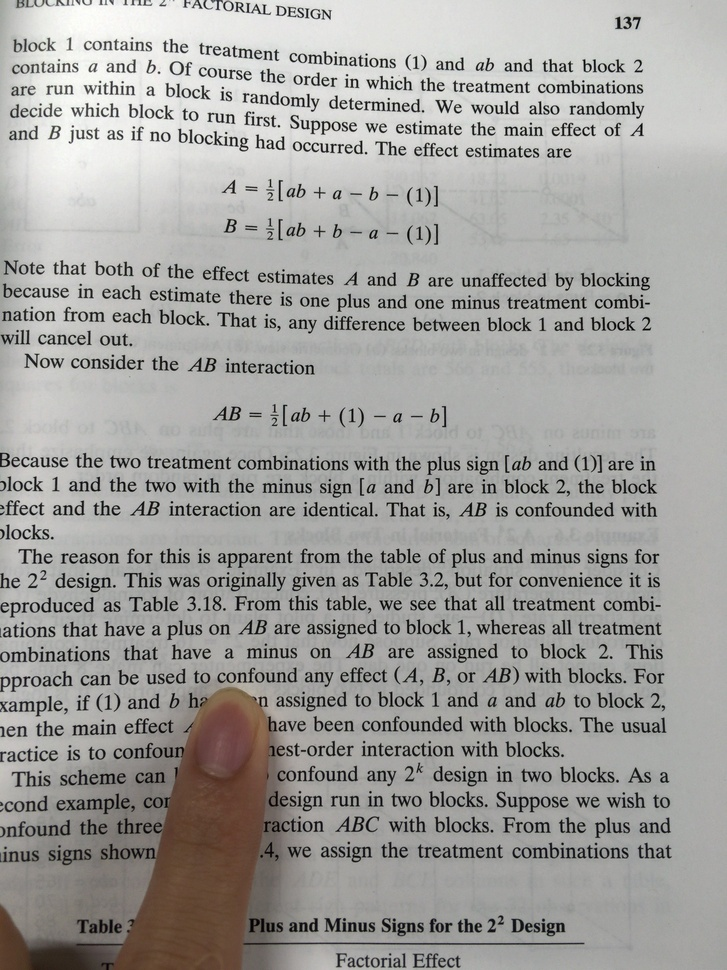
#> input picture sample.jpg, 727 x 970 px, shrunk from 3024 x 4032 before the run
$ python Shirabe_1.py   (older library calls are emulated)
#> lines starting #> are read from the running program, lines starting #| are printed output that depends on the picture; after the words box and inside, x2 and y2 are one past the last pixel; in counts of white or black regions, pixels touching at a corner belong together
#> further down, finger is the input picture: shape (970, 727, 3); mean B, G, R 157.8, 160.7, 161.7
#!/usr/bin/env python3
# -*- coding: utf-8 -*-
"""
Created on Fri Oct 12 13:25:27 2018

@author: abetakuto
"""
"""
現状，iphoneで撮影した画像を利用しています．
webカメラ等別のカメラで撮影した場合は細かいパラメータ調整が必要となります．
調べたい単語の左下に指先をおいて撮影した画像を入力すれば，その周辺の単語を翻訳した結果を出力します．

参考url
https://www.pyimagesearch.com/2016/04/11/finding-extreme-points-in-contours-with-opencv/
https://postd.cc/image-processing-101/

"""


#-------------------　ライブラリのインポート -------------------------------
import requests
from io import BytesIO
import cv2
import numpy as np
import matplotlib.pyplot as plt
import imutils
import os
import matplotlib
from PIL import Image
from googletrans import Translator
import subprocess
from time import sleep
"""
google transはそのまま使うとエラーが生じるので以下urlを参考にパッチを利用する
https://stackoverflow.com/questions/52455774/googletrans-stopped-working-with-error-nonetype-object-has-no-attribute-group
"""


#肌色の領域のみを取り出しマスク画像を生成する関数
def mask(piet):
    piet_hsv = cv2.cvtColor(piet, cv2.COLOR_BGR2HSV)
#> piet_hsv: shape (970, 727, 3); mean H, S, V 35.6, 11.2, 162.4

    skin_min = np.array([0, 60, 80], np.uint8)
    skin_max = np.array([30, 255, 255], np.uint8)

    threshold_skin_img = cv2.inRange(piet_hsv, skin_min, skin_max)
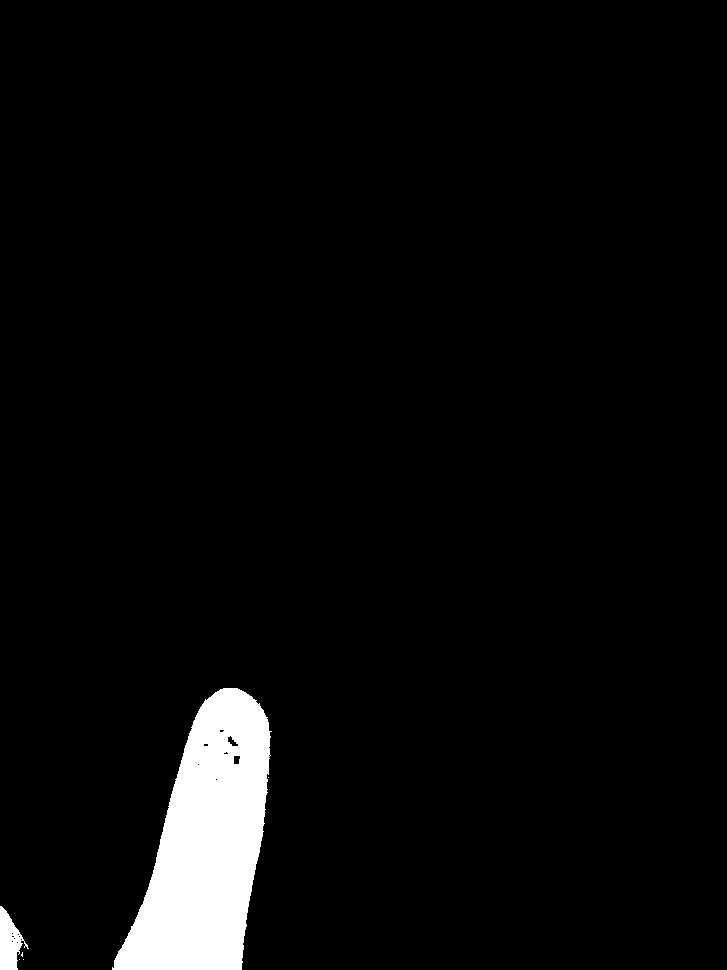
#> threshold_skin_img: shape (970, 727); 4% white; 6 white regions (4 under 20 px), largest, box (x1, y1, x2, y2) and area: (112, 688, 272, 970) 26877, (0, 906, 29, 970) 1035

    threshold_skin_img = cv2.cvtColor(threshold_skin_img, cv2.COLOR_GRAY2RGB)

    return(threshold_skin_img)


# 画像をグレースケールに変換し、そこにガウスぼかしを適用して単純化とノイズの除去を行う
# これは前処理の一般的な形式で、画像を扱う際は、大抵の場合、これを最初に行うらしい
finger = cv2.imread('sample.jpg')
finger_mask = mask(finger)
finger_gray = cv2.cvtColor(finger_mask, cv2.COLOR_BGR2GRAY)
finger_preprocessed = cv2.GaussianBlur(finger_gray, (5, 5), 0)

# さらに細かいノイズ(点)を除去
kernel = np.ones((60,60),np.uint8)
finger_clean = cv2.morphologyEx(finger_preprocessed, cv2.MORPH_OPEN, kernel)

#前処理を行った画像に2値化閾値処理を適用
thresh = cv2.threshold(finger_clean, 45, 255, cv2.THRESH_BINARY)[1]
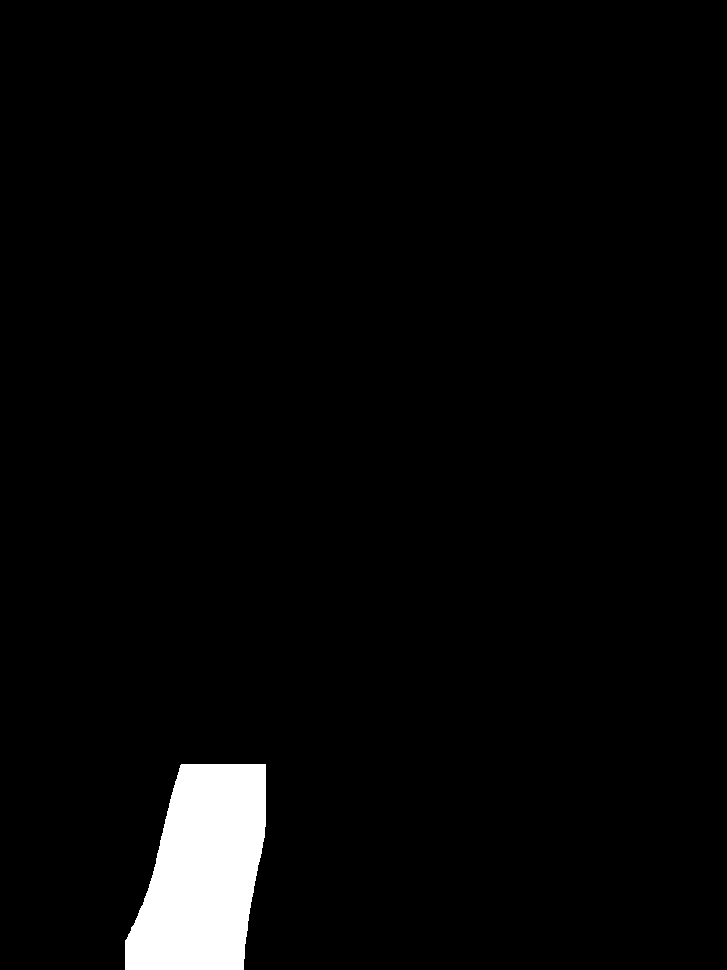
#> thresh: shape (970, 727); 3.1% white; 1 white region


# 指の輪郭を検出，finger_contoursに輪郭の座標が格納される
contour_img, finger_contours, _ = cv2.findContours(thresh, cv2.RETR_EXTERNAL, cv2.CHAIN_APPROX_SIMPLE)
#> finger_contours = 1 contour; box (x1, y1, x2, y2) and area: (125, 764, 266, 970) 21374

try :
    cnts = finger_contours[0] if imutils.is_cv2() else finger_contours[1]
#> cnts = contour of 149 points, box (x1, y1, x2, y2) (125, 764, 266, 970), area 21374
except:
    cnts = finger_contours[0] #if imutils.is_cv2() else finger_contours[1]
#cnts = finger_contours[0] #if imutils.is_cv2() else finger_contours[1]
c = max(cnts, key=cv2.contourArea)
#> c = [[181, 764]]


#y座標の昇順で並び替え
sorted_cnts = cnts[:][:,0][np.argsort(cnts[:][:,0][:,1])]
#> sorted_cnts = 149 pairs, first value 125 to 265, second value 764 to 969

#輪郭のtop100点を格納
top100_lst = sorted_cnts[:100,:]
#> top100_lst = 100 pairs, first value 145 to 265, second value 764 to 896

#x座標の昇順に並び替え
sorted_top100_lst = top100_lst[np.argsort(top100_lst[:,0])]
#> sorted_top100_lst has the same summary as top100_lst


#指先の左端と右端の座標を保存
left_side = tuple(sorted_top100_lst[0])
#> left_side = (145, 896)
right_side = tuple(sorted_top100_lst[-1])
#> right_side = (265, 764)


# finger_and_contoursに指の左端と右端に印をつけた画像をコピー
# 可視化する際は　plt.imshow(finger_and_contours)
finger_and_contours = np.copy(finger)


#cv2.drawContours(finger_and_contours, large_contours, -1, (255,0,0))
cv2.circle(finger_and_contours, left_side, 50, (255, 0, 0), -1)
cv2.circle(finger_and_contours, right_side, 50, (255, 0, 0), -1)
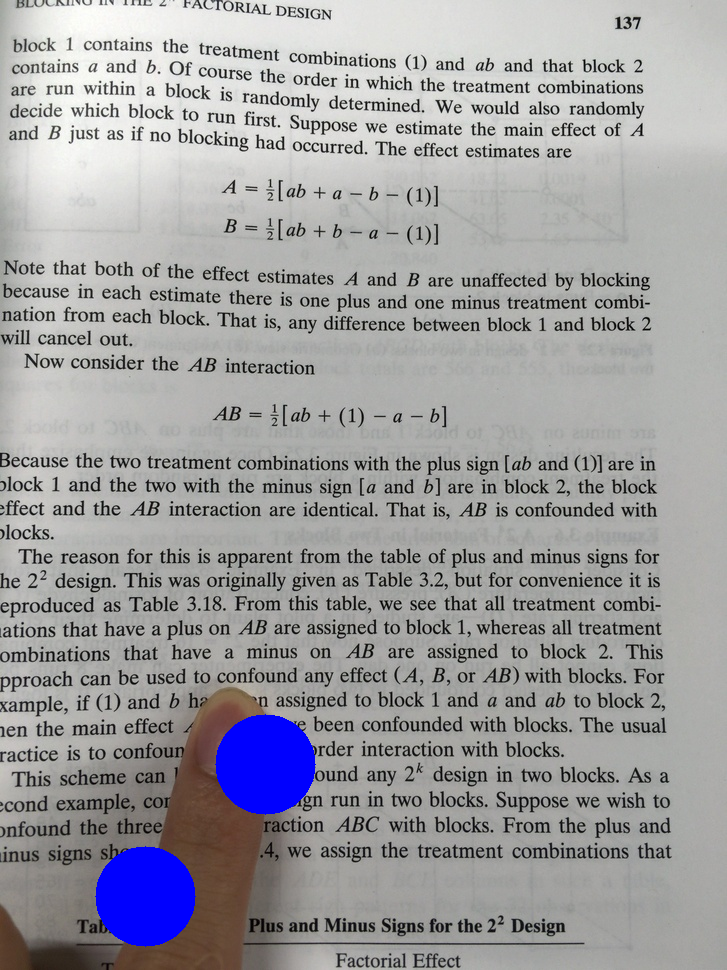
#> finger_and_contours: shape (970, 727, 3); mean B, G, R 161.6, 158.6, 159.2


# ----------   画像をトリミング --------------
# height，widthは今後調整する必要あり
height = right_side[0]-left_side[0]
#> height = 120
width = (right_side[0]-left_side[0])*3
#> width = 360

y = left_side[1]
#> y = 896
x = left_side[0]-50
#> x = 95

dstImg = finger[y-height:y,x:x+width]
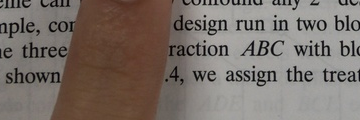
#> dstImg: shape (120, 360, 3); mean B, G, R 105.4, 112, 122.1

cv2.imwrite('trimming.png',dstImg)


# --------------------------------  Azureの利用 -------------------------------
#--------------------- API情報を入力 -----------------------------------
# キーを入力
#> (the run stopped early here; a loop or call above may not have finished)
